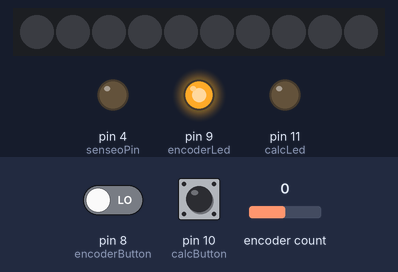
Bench run of a sketch on a simulated Arduino Uno, built with avr-gcc and run on an emulated ATmega328P. Parts: 10 RGB LEDs in strip order, left to right, output pins drawn as LEDs (lit = HIGH). Inputs (shaded band) come from the test bench; at power-on: encoder count 0, pin 10 (calcButton) LOW, pin 8 (encoderButton) LOW. Dim RGB values are drawn brighter than linear.

Above: at 1.2 s.
1.3 s: encoder count set to -1
At 1.46 s:
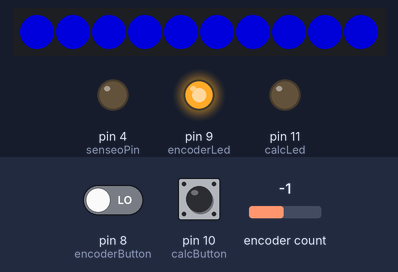
3.7 s: encoder count set to 3
At 4.9 s:
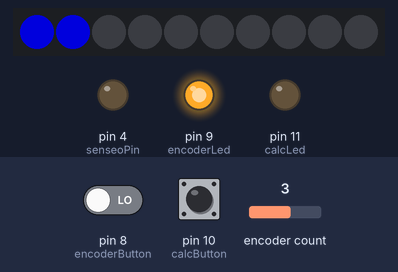
5.2 s: pin 10 (calcButton) pulled HIGH for 0.15 s
At 5.8 s:
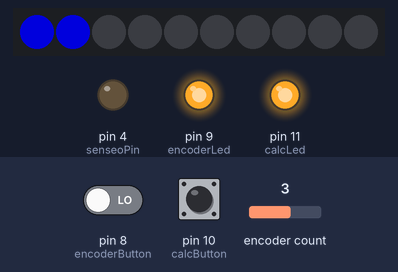
6.8 s: encoder count set to 2
At 7.2 s:
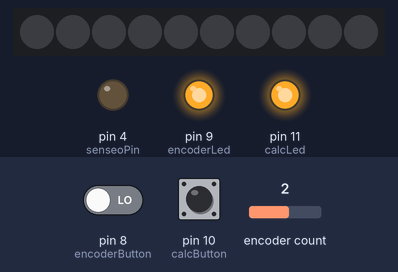
8.3 s: pin 10 (calcButton) pulled HIGH for 1 s
At 10.4 s:
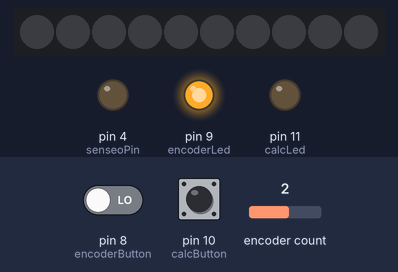
10.8 s: pin 10 (calcButton) pulled HIGH for 3.2 s
At 15.4 s:
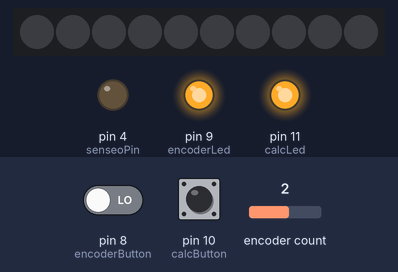
Timing chart, 0 to 16.5 s (numbered marks = the images above; inputs shaded):
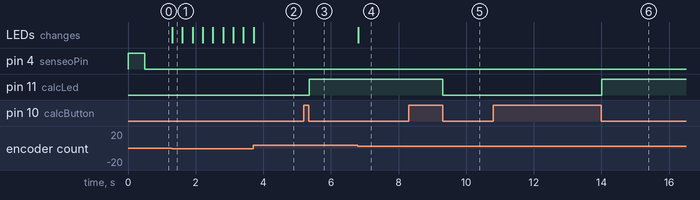

The sketch:

UXAD_SenseoFirmware.ino
```cpp
#include <Timer.h>
#include <Encoder.h>
#include <Adafruit_NeoPixel.h>

// Defining the different LED styles, used for setEncoderLed();
#define LED_OFF 0
#define LED_GLOW 1
#define LED_BLINK 2
#define LED_ON 3

// Hardware definitions, 10 LEDs and 96 steps on the encoder
#define NUMPIXELS 10
#define ENCODERSTEPS 96

// Defining all the timing that applies to the Senseo machine hardware
#define PRESSDELAY 500
#define MSPERCUP 67000
#define MSWARMUP 30000

// Defining the interface timeout and the point at which there is not enough water
#define MSTIMEOUT 15000
#define LED_CUTOFF 7

// Defining all pins
Timer t;
Encoder encoder(2, 3);
Adafruit_NeoPixel pixels = Adafruit_NeoPixel(NUMPIXELS, 6, NEO_GRB + NEO_KHZ800);
int senseoPin = 4;
int encoderButton = 8;
int encoderLed = 9;
int calcButton = 10;
int calcLed = 11;

// State machine variables
byte state = 0;
byte prevState = 0;
long startMillis = 0;

// LED state variables
int ledsTurnedOn = 0;
int prevLedsTurnedOn = 0;

// Sleep timeout variables
long sleepMillis = 0;
bool isSleeping = false;

// Senseo state variables
bool senseoIsOn = false;
bool senseoIsBeingPressed = false;

void setup() {
  pixels.begin();
  pinMode(encoderLed, OUTPUT);
  pinMode(senseoPin, OUTPUT);
  pinMode(calcLed, OUTPUT);

  pinMode(encoderButton, INPUT);
  pinMode(calcButton, INPUT);
  setEncoderLed(LED_OFF);

  t.every(5, executeState); // Limiting amount of state machine executions, helps with lighting effects
  senseoPress(); // Used in boot sequence only, required to get the machine state and the arduino state in sync
}

void loop() {
  t.update();

  // Driving the pixels is left outside of the statemachine as it is a realtime input
  setPixels(mapEncoderToPixels(readEncoder()));
}

void executeState() {
  switch (state) {
    case 0: // Initial state, waiting for action or timeout

      // Things to do in this state
      updateLEDState();
      detectTimeout();
      setEncoderLed(LED_OFF);
      senseoDisable();

      // Detecting button presses, moving to other states
      if (checkEncoderButton()) {
        if (ledsTurnedOn <= 1) {
          setEncoderLed(LED_ON); //Should only cause a quick flash
        } else if (ledsTurnedOn <= LED_CUTOFF) {
          startMillis = millis(); //Save time at the start of brewing, used to time when the machine is turned off
          setState(1);
        } else {
          setState(2);
        }
      }
      if (checkCalcButton()) {
        setState(4);
      }
      break;
    case 1: // Machine heating, wait for heating to be done or instant stop
      setEncoderLed(LED_GLOW);
      senseoEnable();

      // Detecting changes, moving to other states
      if (millis() - startMillis > MSWARMUP) {
        setState(3);
      }
      if (checkEncoderButton()) {
        setState(0);
      }
      break;
    case 2: // Incorrect action state, machine blinks.
      setEncoderLed(LED_BLINK);

      // Go back to previous state by pressing the button again
      if (checkEncoderButton()) {
        setState(prevState);
      }
      break;
    case 3: // Machine brewing, wait for brewing to be done or instant stop
      setEncoderLed(LED_ON);

      // Detecting changes, moving to other states
      if (millis() - startMillis > (MSWARMUP + getTimeFromLeds(ledsTurnedOn))) {
        setState(0);
      }
      if (checkEncoderButton()) {
        setState(0);
      }
      break;
    case 4: // Calc state, no actions possible until calc pressed again
      setEncoderLed(LED_OFF);
      digitalWrite(calcLed, HIGH);

      // Detecting changes, moving to other states
      if (checkCalcButton()) {
        digitalWrite(calcLed, LOW);
        setState(0);
      }
      if (checkEncoderButton()) {
        setState(2);
      }
      break;
  }
}

void setState(int newState) {
  if (!senseoIsBeingPressed) {
    prevState = state;
    state = newState;
  }
  if (state == 0 ) {
    sleepMillis = millis();
  }
  isSleeping = false;
}
```

ButtonController.ino
```cpp
// Button state variables
bool encoderButtonPressed = false;
bool nextButtonPressed = false;
bool calcButtonPressed = false;

// Only trigger the button once it is let go
bool checkEncoderButton() {
  if (digitalRead(encoderButton) == HIGH) {
    encoderButtonPressed = true;
  }
  if (digitalRead(encoderButton) == LOW && encoderButtonPressed) {
    encoderButtonPressed = false;
    return true;
  } else {
    return false;
  }
}

// Only trigger the button once it is let go
bool checkCalcButton() {
  if (digitalRead(calcButton) == HIGH) {
    calcButtonPressed = true;
  }
  if (digitalRead(calcButton) == LOW && calcButtonPressed) {
    calcButtonPressed = false;
    return true;
  } else {
    return false;
  }
}
```

EncoderController.ino
```cpp
// Encoder and pixel variables
int pixelStepSize = 2;
int pixelPower = 255;
bool pixelGoingUp = false;

// Encoder led variables
int ledPower = 255;
bool ledGoingUp = false;
int ledStepSize = 2;
int ledBlinkStepSize = 10;

// Saving the encoder state, for internal use
int encoderValue = 0;

void updateLEDState() {
  prevLedsTurnedOn = ledsTurnedOn;
  ledsTurnedOn = mapEncoderToPixels(readEncoder());
}

void detectTimeout() {
  if (prevLedsTurnedOn != ledsTurnedOn) {
    sleepMillis = millis();
  }
  if (millis() - sleepMillis > MSTIMEOUT) {
    isSleeping = true;
  } else {
    isSleeping = false;
  }
}

// Read the encoder and make it loop at 360 degree rotation
int readEncoder() {
  int tempValue = encoder.read();
  if (tempValue < 0) {
    int val = ENCODERSTEPS + tempValue;
    encoder.write(val);
    encoderValue = val;
  } else if (tempValue > ENCODERSTEPS) {
    int val = tempValue - ENCODERSTEPS;
    encoder.write(val);
    encoderValue = val;
  } else {
    encoderValue = tempValue;
  }
  return encoderValue;
}

// Convert encoder value to pixels that should be on
int mapEncoderToPixels(int val) {
  int mappedValue = map(val, 0, ENCODERSTEPS, 0, NUMPIXELS);
  if (mappedValue != 0) {
    ++mappedValue;
  }
  return constrain(mappedValue, 0, NUMPIXELS);
}

// Setting the pixels based on the mapped encoder value
void setPixels(int val) {
  for (int i = 0; i < NUMPIXELS; i++) {
    if (isSleeping) {
      pixels.setPixelColor(i, pixels.Color(0, 0, 0));
    } else {
      if (i < val) {
        if (i < LED_CUTOFF) {
          pixels.setPixelColor(i, pixels.Color(0, 0, 150));
        } else {
          pixels.setPixelColor(i, pixels.Color(0, 0, pixelPower));
        }
      } else {
        pixels.setPixelColor(i, pixels.Color(0, 0, 0));
      }
    }
    pixels.show();
  }

  if (pixelGoingUp) {
    pixelPower += pixelStepSize;
  } else {
    pixelPower -= pixelStepSize;
  }
  if (pixelPower > 150) {
    pixelGoingUp = false;
  }
  if (pixelPower < 2) {
    pixelGoingUp = true;
  }
}

// State machine to set the encoderLed to different blink types
void setEncoderLed(int type) {
  switch (type) {
    case LED_OFF:
      analogWrite(encoderLed, 255);
      break;
    case LED_GLOW:
      analogWrite(encoderLed, 255 - ledPower);
      if (ledGoingUp) {
        ledPower += ledStepSize;
      } else {
        ledPower -= ledStepSize;
      }
      if (ledPower > 220) {
        ledGoingUp = false;
      }
      if (ledPower < 20) {
        ledGoingUp = true;
      }
      break;
    case LED_BLINK:
      analogWrite(encoderLed, 255 - ledPower);
      if (ledGoingUp) {
        ledPower += ledBlinkStepSize;
      } else {
        ledPower -= ledBlinkStepSize;
      }
      if (ledPower > 220) {
        ledGoingUp = false;
      }
      if (ledPower < 20) {
        ledGoingUp = true;
      }
      break;
    case LED_ON:
      analogWrite(encoderLed, 0);
      break;
  }
}
```

SenseoController.ino
```cpp
// Enable senseo relais and disable after delay
void senseoPress() {
  if (!senseoIsBeingPressed) {
    digitalWrite(senseoPin, HIGH);
    t.after(PRESSDELAY, senseoEndPress);
    senseoIsBeingPressed = true;
  }
}

// Called by timer in senseoPress
void senseoEndPress() {
  digitalWrite(senseoPin, LOW);
  senseoIsBeingPressed = false;
}

// Sync presses with senseo state
void senseoEnable() {
  if (!senseoIsOn) {
    senseoPress();
    senseoIsOn = true;
  }
}

// Sync presses with senseo state
void senseoDisable() {
  if (senseoIsOn) {
    senseoPress();
    senseoIsOn = false;
  }
}

// Convert the amount of LEDs to the time the senseo should be on
long getTimeFromLeds(int leds) {
  long value;
  switch (leds) {
    case 0:
      return 0;
      break;
    case 1:
      return 0;
      break;
    case 2:
      value = (0.5 * MSPERCUP);
      break;
    case 3:
      value = (1 * MSPERCUP);
      break;
    case 4:
      value = (1.5 * MSPERCUP);
      break;
    default:
      value = ((leds - 2) * MSPERCUP);
      break;
  }
  return value;
}
```

Measured:
- after the input at 1.3 s, the LEDs: change at once (image 1)
- after the input at 3.7 s, the LEDs: change at once (image 2)
- after the input at 5.2 s, pin 11 (calcLed): LOW → HIGH after 0.16 s
- after the input at 6.8 s, the LEDs: change at once (image 4)
- after the input at 8.3 s, pin 11 (calcLed): HIGH → LOW after 1.0 s
- after the input at 10.8 s, pin 11 (calcLed): LOW → HIGH after 3.2 s
